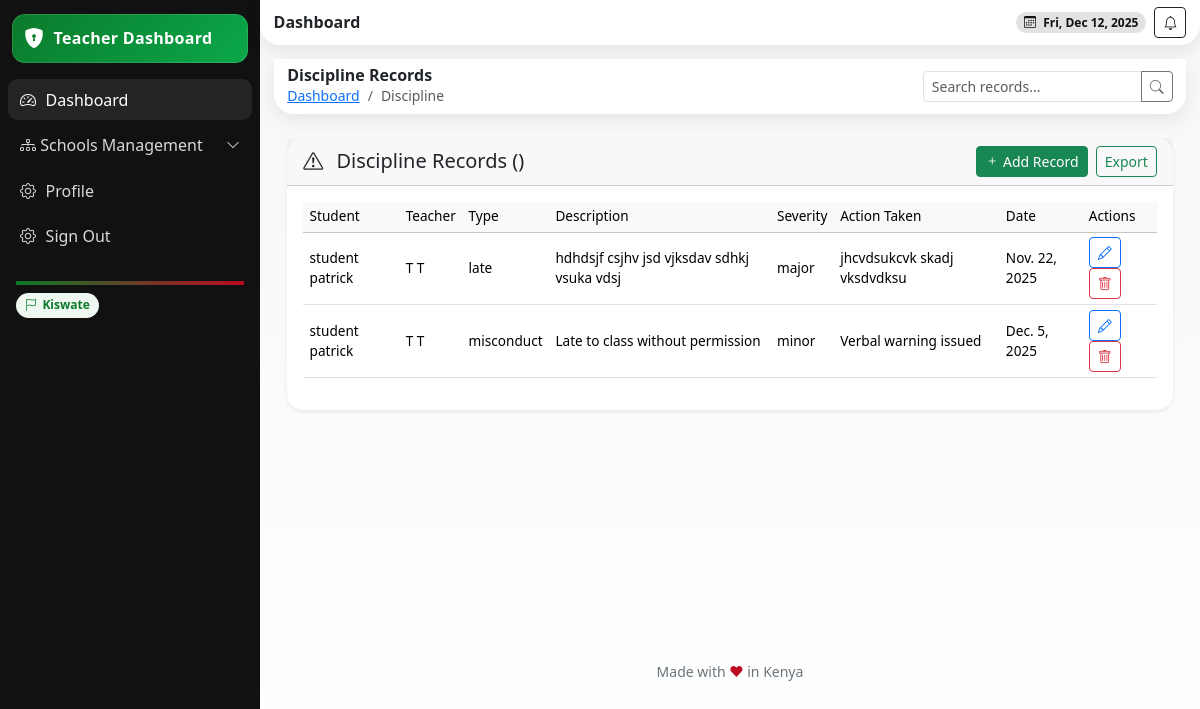
/teacher/discipline/ (signed in), run on an earlier commit of the app's database.
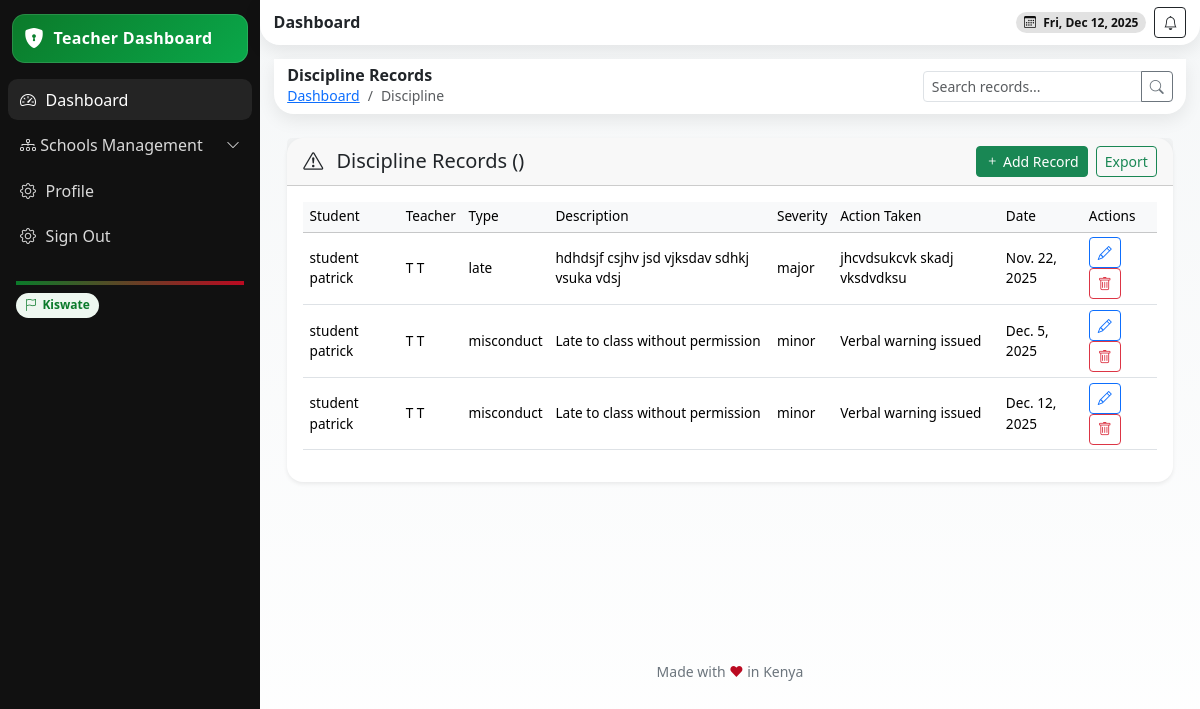
And on a later commit of the database.
### school/models.py (models this page shows, shortened)
class DisciplineRecord(models.Model):
    student = models.ForeignKey(Student, on_delete=models.CASCADE, related_name='discipline_records')
    linked_attendance = models.ForeignKey(Attendance, on_delete=models.CASCADE, null=True, blank=True, related_name='discipline_links')  # New: For IB during lesson
    teacher = models.ForeignKey(StaffProfile, on_delete=models.CASCADE, related_name='discipline_records')
    school = models.ForeignKey(School, on_delete=models.CASCADE, related_name='discipline_records')
    incident_type = models.CharField(max_length=20, choices=INCIDENT_TYPE_CHOICES, default='misconduct')
    description = models.TextField()
    date = models.DateField(db_index=True, default=timezone.now)
    severity = models.CharField(max_length=20, choices=SEVERITY_CHOICES, default='minor')
    action_taken = models.TextField(blank=True)
    reported_by = models.ForeignKey(User, on_delete=models.CASCADE, related_name='discipline_reports')
    frequency_count = models.PositiveIntegerField(default=1)  # New: Track repeats for patterns
    resolved = models.BooleanField(default=False)  # New: For follow-up
    class Meta:
        indexes = [models.Index(fields=['student', 'date', 'severity'])]

class Student(models.Model):
    user = models.OneToOneField(User, on_delete=models.CASCADE)
    student_id = models.CharField(max_length=50, unique=True, db_index=True)
    date_of_birth = models.DateField()
    gender = models.CharField(max_length=10, choices=GENDER_CHOICES)
    enrollment_date = models.DateField()
    grade_level = models.ForeignKey(Grade, on_delete=models.CASCADE, related_name='students')
    stream = models.ForeignKey(Streams, on_delete=models.CASCADE, related_name='student_stream', blank=True, null=True)
    bio = models.TextField(blank=True)
    parents = models.ManyToManyField(Parent, blank=True, related_name='children')
    profile_picture = models.ImageField(upload_to='students/', blank=True)
    school = models.ForeignKey(School, on_delete=models.CASCADE)
    def __str__(self):
        return f"{self.user.get_full_name()} ({self.student_id}) - {self.school.name}"

class StaffProfile(models.Model):
    user = models.OneToOneField(User, on_delete=models.CASCADE)
    staff_id = models.CharField(max_length=50, unique=True, db_index=True)
    date_of_birth = models.DateField(blank=True, null=True)
    gender = models.CharField(max_length=10, choices=GENDER_CHOICES, blank=True)
    employment_date = models.DateField(blank=True, null=True)
    position = models.CharField(max_length=100, choices=POSITION_CHOICES)
    tsc_number = models.CharField(max_length=50, unique=True, blank=True, null=True)
    qualification = models.TextField(blank=True, null=True)
    subjects = models.ManyToManyField(Subject, related_name='teachers_subjects', blank=True, null=True)  # Changed(max_length=255, blank=True, null=True)
    bio = models.TextField(blank=True, null=True)
    profile_picture = models.ImageField(upload_to='teachers/', blank=True, null=True)
    school = models.ForeignKey(School, on_delete=models.CASCADE)
    department = models.CharField(max_length=50, blank=True)  # e.g., 'Dining Hall', 'School Gate'
    roles = models.ManyToManyField(Role, blank=True, related_name='staff_members')

### userauths/models.py (models this page shows, shortened)
class User(AbstractUser):
    COUNTRY_CURRENCY_MAP = {
        'KENYA': 'KES',
        'UGANDA': 'UGX',
    }
    username = None  # Disable username field
    phone_number = models.CharField(max_length=15, unique=True)
    country = models.CharField(max_length=15,blank=True, null=True)
    email = models.EmailField(unique=True)
    first_name = models.CharField(max_length=50)
    last_name = models.CharField(max_length=50)
    is_staff = models.BooleanField(default=False)
    is_superuser = models.BooleanField(default=False)
    is_admin = models.BooleanField(default=False)
    school_staff = models.BooleanField(default=False)
    is_student = models.BooleanField(default=False)
    is_teacher = models.BooleanField(default=False)
    is_parent = models.BooleanField(default=False)
    is_active = models.BooleanField(default=True)
    is_verified = models.BooleanField(default=False)
    created_at = models.DateTimeField(auto_now_add=True)
    updated_at = models.DateTimeField(auto_now=True)
    objects = CustomUserManager()
    USERNAME_FIELD = 'email'  # Use email as the username field
    REQUIRED_FIELDS = ['first_name', 'last_name', 'phone_number']  # Required fields for createsuperuser
    class Meta:
        ordering = ['-created_at']

### school/views.py (the view)
# urls.py: path('teacher/discipline/', views.teacher_discipline, name='teacher-discipline'),
@login_required
def teacher_discipline(request):
    try:
        school = request.user.staffprofile.school
    except AttributeError:
        messages.error(request, "Access denied: Admin privileges required.")
        return redirect('userauths:teacher-dashboard')
    records = DisciplineRecord.objects.filter(school=school, teacher=request.user.staffprofile).select_related('student')
    query = request.GET.get('q', '')
    if query:
        records = records.filter(
            Q(student__user__first_name__icontains=query) | Q(description__icontains=query)
        )
    paginator = Paginator(records, 10)
    page_number = request.GET.get('page')
    records_page = paginator.get_page(page_number)
    form = DisciplineRecordForm(school=school)
    context = {
        'records': records_page,
        'school': school,
        'form': form,
        'query': query,
    }
    return render(request, 'school/teacher/discipline.html', context)

### school/forms.py
class DisciplineRecordForm(BaseForm):
    class Meta:
        model = DisciplineRecord
        fields = ['student', 'incident_type', 'description', 'severity', 'action_taken']
        widgets = {
            'description': forms.Textarea(attrs={'rows': 3}),
            'action_taken': forms.Textarea(attrs={'rows': 2}),
            'incident_type': forms.Select(choices=INCIDENT_TYPE_CHOICES),
            'severity': forms.Select(choices=SEVERITY_CHOICES),
        }
    def __init__(self, *args, **kwargs):
        super().__init__(*args, **kwargs)
        self.fields['severity'].initial = 'minor'

### templates/school/teacher/discipline.html (shortened to what this page needs)
{% extends 'school/teacher/base.html' %}
{% block content %}
<header class="header d-flex align-items-center justify-content-between">
  <div class="d-flex align-items-center gap-2">
    <div>
      <h6 class="m-0 fw-bold">Discipline Records</h6>
      <nav aria-label="breadcrumb" class="small">
        <ol class="breadcrumb mb-0">
          <li class="breadcrumb-item"><a href="{% url 'userauths:teacher-dashboard' %}">Dashboard</a></li>
          <li class="breadcrumb-item active" aria-current="page">Discipline</li>
        </ol>
      </nav>
    </div>
  </div>
  <div class="d-flex align-items-center gap-2">
    <form method="get" class="d-inline">
      <div class="input-group input-group-sm" style="width:250px;">
        <input type="text" name="q" class="form-control" placeholder="Search records..." value="{{ query }}">
        <button class="btn btn-outline-secondary"><i class="bi bi-search"></i></button>
      </div>
    </form>
  </div>
</header>
<section class="content container-fluid py-4">
  <div class="card shadow-sm border-0 rounded-4">
    <div class="card-header d-flex justify-content-between align-items-center">
      <h5 class="mb-0"><i class="bi bi-exclamation-triangle me-2"></i> Discipline Records ({{ records.count }})</h5>
      <div class="d-flex gap-2">
        <button class="btn btn-sm btn-success" data-bs-toggle="modal" data-bs-target="#disciplineModal" data-mode="create">
          <i class="bi bi-plus"></i> Add Record
        </button>
        <a href="#" class="btn btn-sm btn-outline-success" data-bs-toggle="modal" data-bs-target="#exportModal">Export</a>
      </div>
    </div>
    <div class="card-body">
      <div class="table-responsive">
        <table class="table table-hover align-middle">
          <thead class="table-light">
            <tr>
              <th>Student</th>
              <th>Teacher</th>
              <th>Type</th>
              <th>Description</th>
              <th>Severity</th>
              <th>Action Taken</th>
              <th>Date</th>
              <th>Actions</th>
            </tr>
          </thead>
          <tbody>
            {% for record in records %}
            <tr>
              <td>{{ record.student.user.get_full_name }}</td>
              <td>{{ record.teacher.user.get_full_name }}</td>
              <td>{{ record.incident_type }}</td>
              <td>{{ record.description }}</td>
              <td>{{ record.severity }}</td>
              <td>{{ record.action_taken|default:"-" }}</td>
              <td>{{ record.date }}</td>
              <td>
                <button class="btn btn-sm btn-outline-primary"
                        data-bs-toggle="modal"
                        data-bs-target="#disciplineModal"
                        data-mode="edit"
                        data-id="{{ record.id }}"
                        data-student="{{ record.student.id }}"
                        data-teacher="{{ record.teacher.id }}"
                        data-incident_type="{{ record.incident_type}}"
                        data-description="{{ record.description}}"
                        data-severity="{{ record.severity }}"
                        data-action_taken="{{ record.action_taken}}"
                        data-date="{{ record.date }}">
                  <i class="bi bi-pencil"></i>
                </button>
                <button class="btn btn-sm btn-outline-danger"
                        data-bs-toggle="modal"
                        data-bs-target="#deleteModal"
                        data-id="{{ record.id }}"
                        data-name="{{ record.student.user.get_full_name }}">
                  <i class="bi bi-trash"></i>
                </button>
              </td>
            </tr>
            {% empty %}
            <tr>
              <td colspan="8" class="text-center text-muted py-4">No discipline records found.</td>
            </tr>
            {% endfor %}
          </tbody>
        </table>
      </div>
    </div>
  </div>
</section>
{% endblock %}

What changed in the data, as far as the page shows it:
added DisciplineRecord: student.user.get_full_name "student patrick", teacher.user.get_full_name "T T", incident_type "misconduct", description "Late to class without permission", severity "minor", action_taken "Verbal warning issued", date "Dec. 12, 2025"
